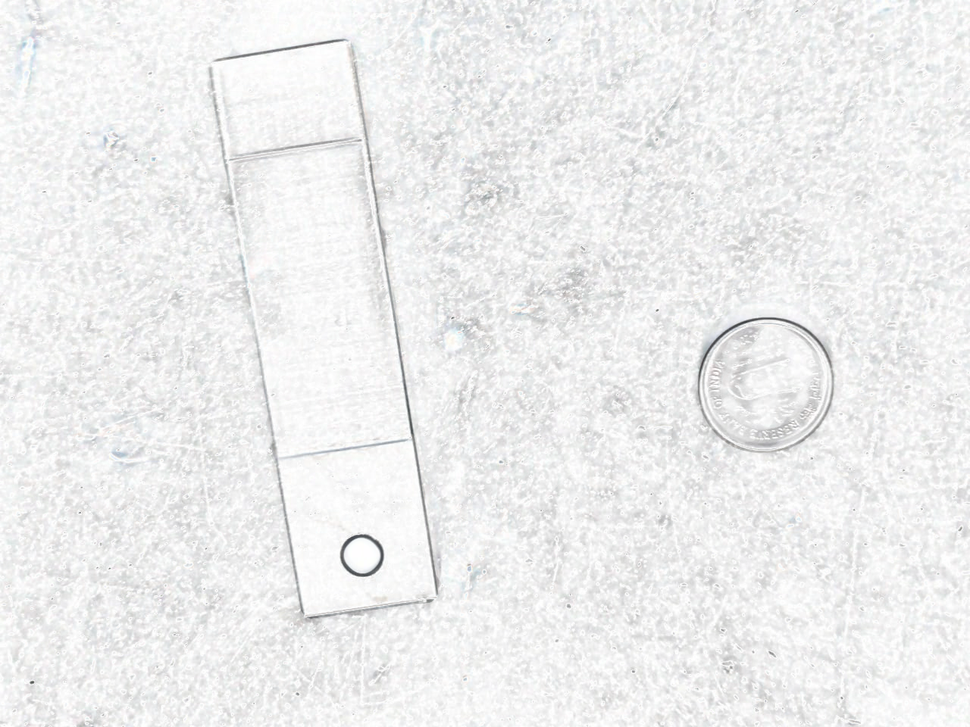
#> input picture Programs/test.png, 970 x 727 px, shrunk from 1280 x 960 before the run
$ python -i preprocess.py   (imports and definitions only)
#> lines starting #> are read from the running program, lines starting #| are printed output that depends on the picture; after the words box and inside, x2 and y2 are one past the last pixel; in counts of white or black regions, pixels touching at a corner belong together
"""
    Module to preprocess an image - includes conversion to grayscale,
    blurring, thresholding, canny edge detection, dilation and erosion
"""
#import the necessary packages
import cv2
import numpy as np

def viewImage(image, name):
     """
     Function to view an image
     Parameters
     ----------
     image : str
         Image being pre-processed
     name : str
         Name of the image that is displayed
     """
     cv2.namedWindow(name, cv2.WINDOW_NORMAL)
     cv2.imshow(name, image)
     cv2.waitKey(0)
     cv2.destroyAllWindows()

def writeImage(name, image):
    """
    Function to write an image
     Parameters
     ----------
     image : str
         Image being pre-processed
     name : str
         Path and name of the image that is written
     """
    cv2.imwrite(name, image)

def process(image):
    """
    Function to pre-process an image
     Parameters
     ----------
     image : str
         Path of the image that needs to be pre-processed
     """
#> called with image = '../Programs/test.png'

     #Loads an image from a file
    image = cv2.imread(image)
#> image is the input picture: shape (727, 970, 3); mean B, G, R 238.5, 238.5, 238.2

    #Converts the image to grayscale
    gray = cv2.cvtColor(image, cv2.COLOR_BGR2GRAY)
    viewImage(gray, 'Grayscale image')

    #Blurs the image which helps in further processing
    kernel = np.ones((5,5),np.float32)/25
    gray = cv2.filter2D(gray,-1,kernel)
    gray = cv2.GaussianBlur(gray, (5, 5), 0)
    viewImage(gray, 'Blurred image')

    #Thresholding or binarizing of imnage is done here
    ret,threshold = cv2.threshold(gray,0,255,cv2.THRESH_BINARY+cv2.THRESH_OTSU)
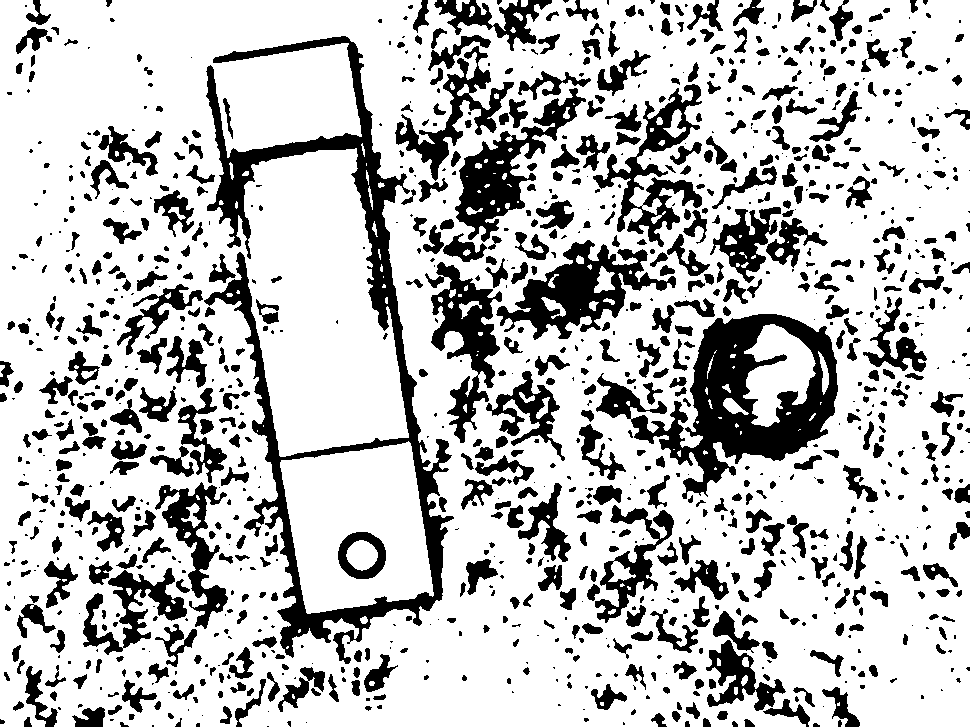
#> threshold: shape (727, 970); 75.5% white; 1158 black regions (474 under 20 px), largest, box (x1, y1, x2, y2) and area: (204, 36, 454, 664) 22754, (596, 314, 838, 499) 16247, (496, 240, 676, 340) 6657
#> ret = 234
    viewImage(threshold, 'Binarized image')

    #Canny edge detection is made use to detect edges from binarized image
    edged = cv2.Canny(gray, 0.5*ret, ret)
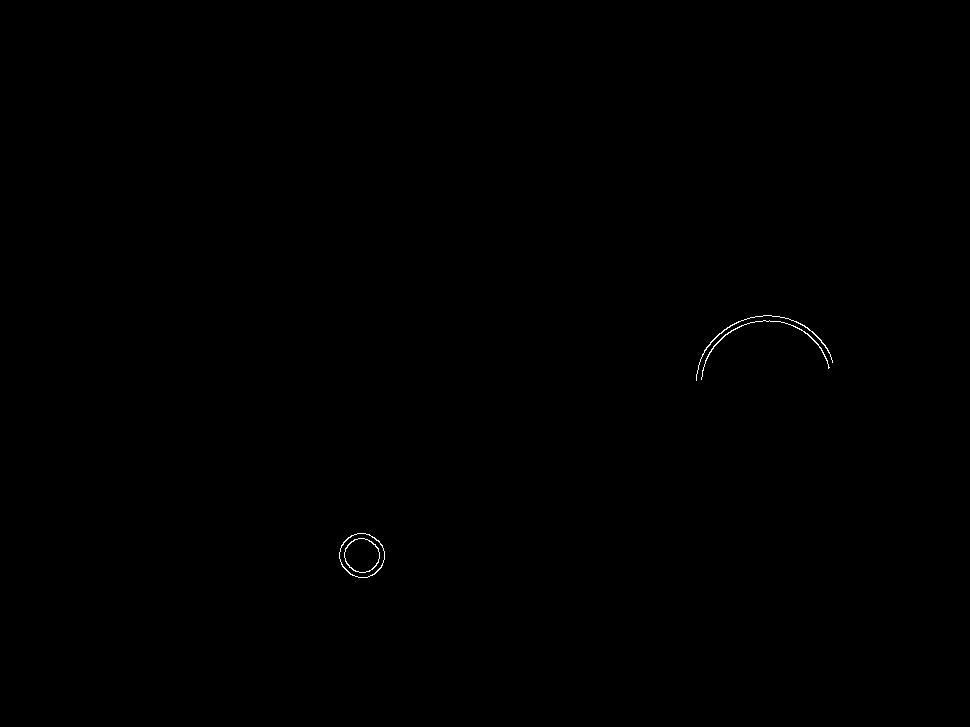
#> edged: shape (727, 970); 0.1% white in thin lines or dots, all inside (x1, y1, x2, y2) = (339, 315, 833, 578)
    viewImage(edged, 'Canny edge detection')

    #The edges in the images are dilated and eroded so that edges that are
    #detached while processing is connected again
    for i in range(5):
        edged = cv2.dilate(edged, kernel, iterations=1)
        edged = cv2.erode(edged, kernel, iterations=1)
#> this loop made 5 passes
#> pass 1, in process, `edged = cv2.dilate(edged, kernel, iterations=1)`:
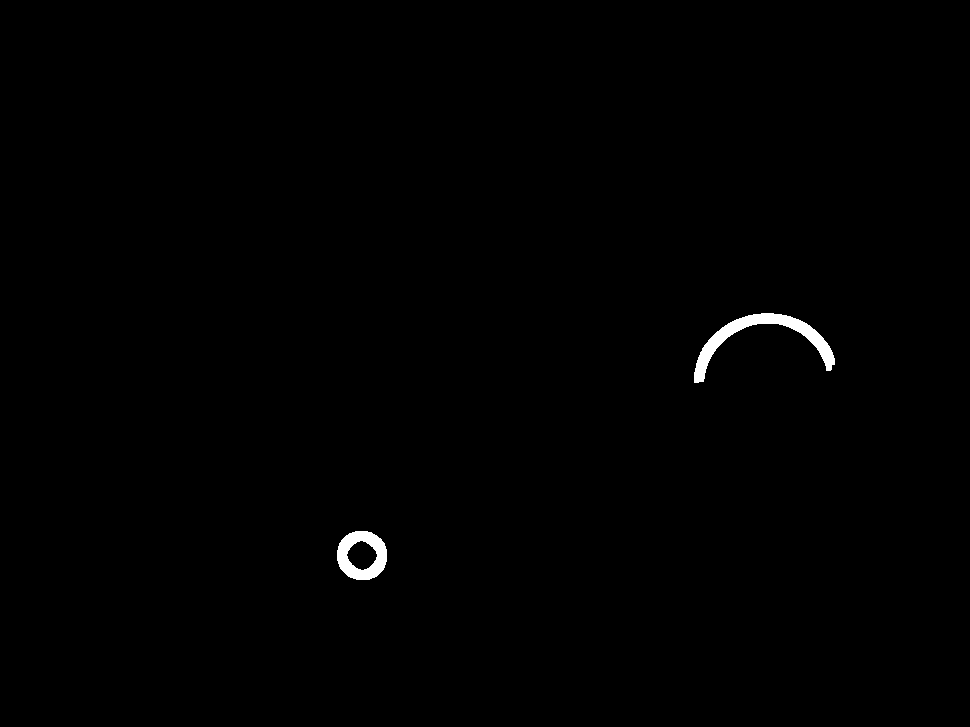
#> edged: shape (727, 970); 0.51% white; 2 white regions, box (x1, y1, x2, y2) and area: (694, 313, 835, 383) 2170, (337, 531, 387, 580) 1392
#> pass 1, in process, `edged = cv2.erode(edged, kernel, iterations=1)`:
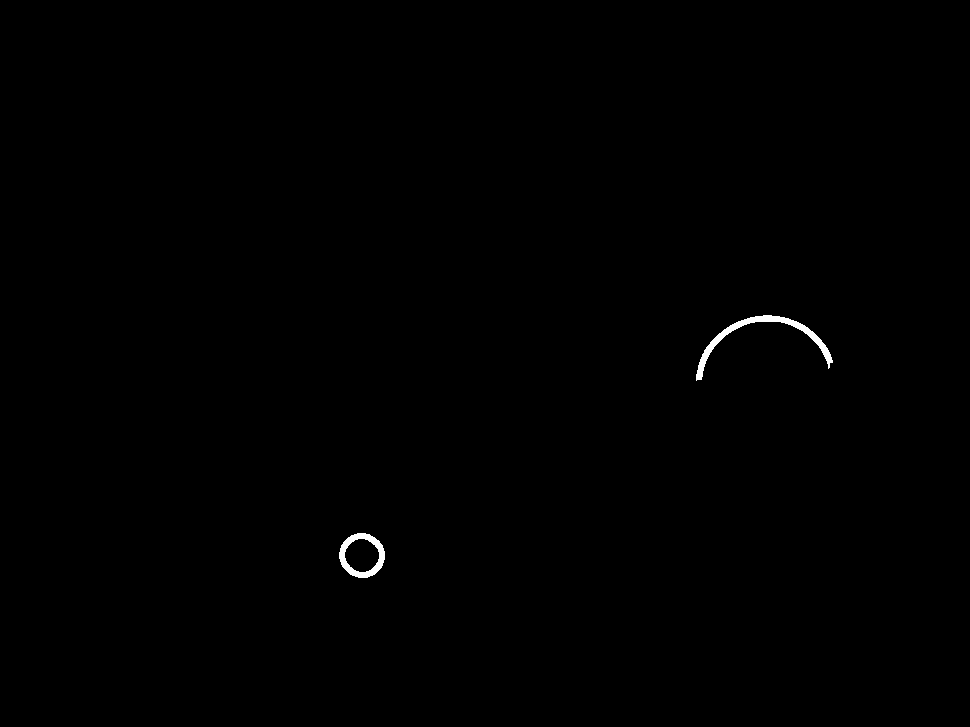
#> edged: shape (727, 970); 0.27% white; 2 white regions, box (x1, y1, x2, y2) and area: (696, 315, 833, 381) 1154, (339, 533, 385, 578) 760
    viewImage(edged, 'Dilated and Eroded edges')

    return edged

def init(path):
    """
        Method to initialize the path
        Parameters:
        ----------
        image: str
            Path and name of the image to be processed
    """
    image=path
    edged = process(image)
    return edged

>>> result = process('../Programs/test.png')
